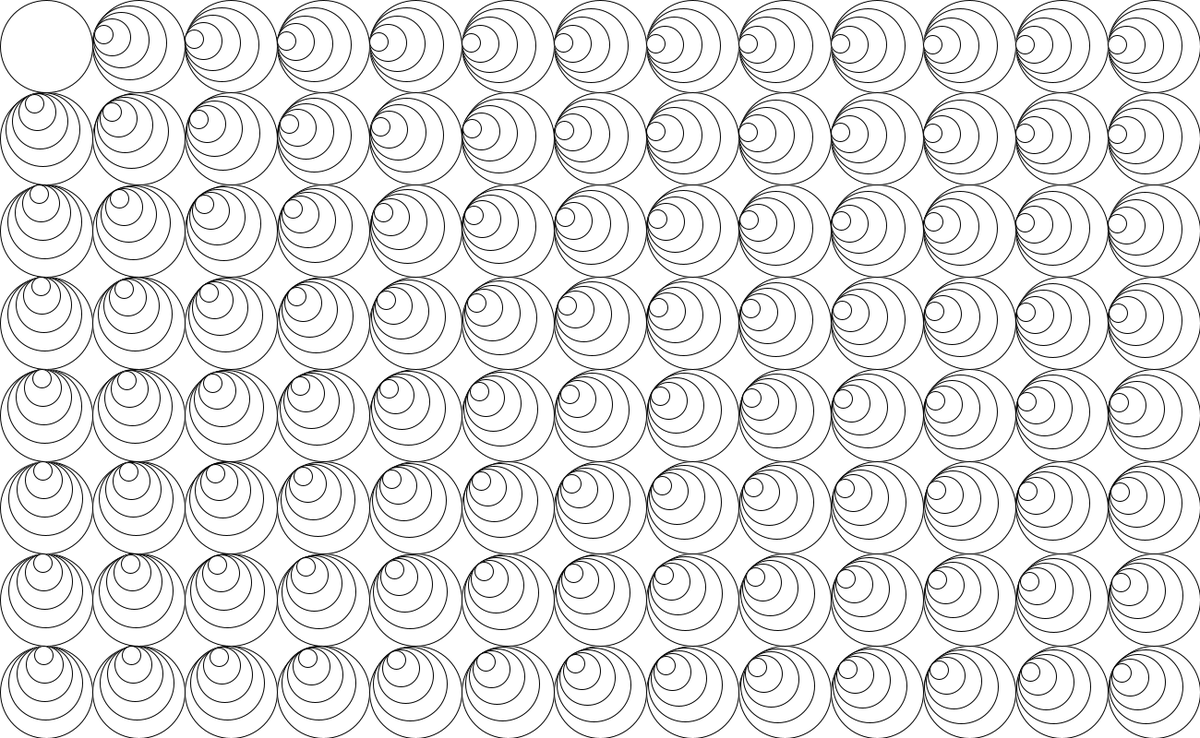
Frame 1 (no input)
Frame 60 (the mouse pressed at the canvas centre just before this capture): identical to frame 1, image omitted
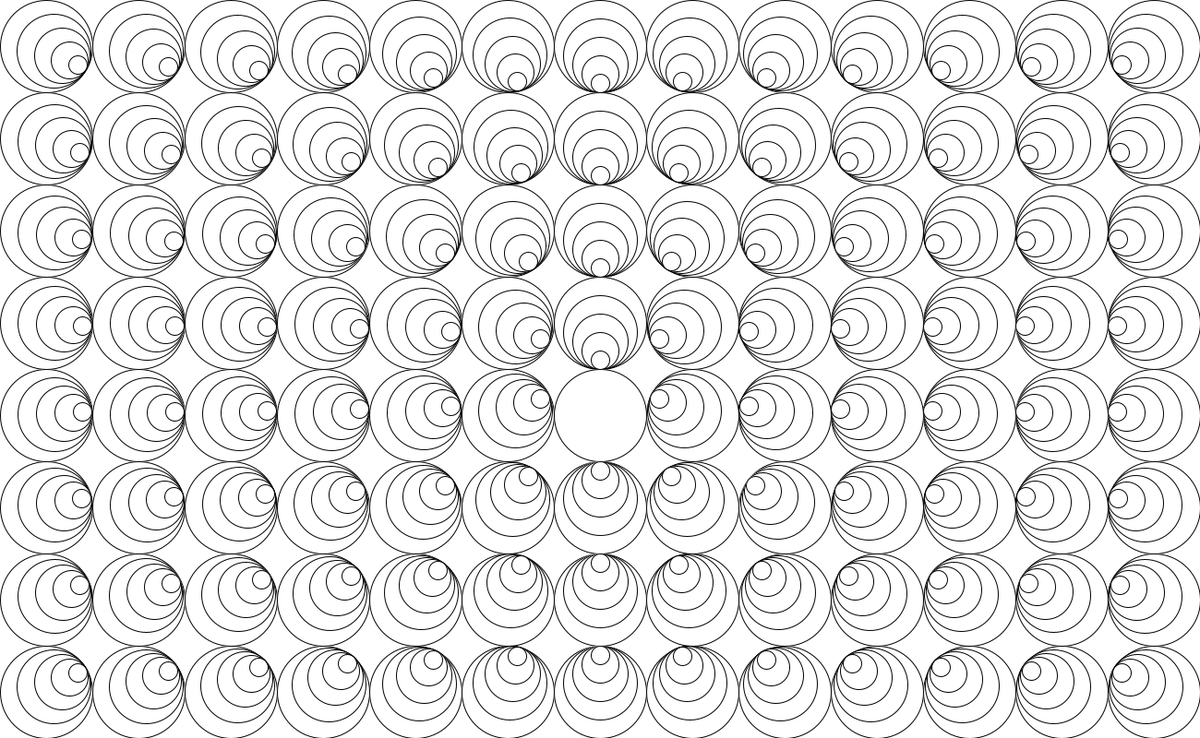
Frame 120 (the mouse held since frame 60 and released just before this capture)

The Processing sketch that drew these frames (run headless with seeded random() and noise(); from frame 60 on, the mouse is pressed at the canvas centre):

// Processing sketch: Circles
// ── Circles.pde
Cell[][] cells = new Cell[13][8];
void setup() {
  size(1300, 800);
  for (int i=0; i<13; i++) {
    for (int j=0; j<8; j++) {
      cells[i][j] = new Cell(i*100+50,j*100+50);
    }
  }
}

void draw() {
  background(255);
  for (int x=0; x<13; x++) {
    for (int y=0; y<8; y++) {
      if((int(mouseX/100) == x)&&(int(mouseY/100) == y)){
        cells[x][y].display(mouseX,mouseY);
      } else {
        cells[x][y].displayWithAngle();
  
      }
    }
  }
}
// ── CellFromCircles.pde
class Cell {
  int x;
  int y;
  Cell(int x, int y) {
    this.x = x;
    this.y = y;
  }
  void dis() {
    ellipse(this.x, this.y, 100, 100);
    ellipse(this.x, this.y, 80, 80);
    ellipse(this.x, this.y, 60, 60);
    ellipse(this.x, this.y, 40, 40);
    ellipse(this.x, this.y, 20, 20);
  }
  void display(float cx, float cy) {
    ellipse(this.x, this.y, 100, 100);
    float dist = dist(cx, cy, this.x, this.y);
    if (dist > 10) {
    } else {
      ellipse(cx, cy, 80, 80);
    }
    if (dist > 20) {
    } else {
      ellipse(cx, cy, 60, 60);
    }
    if (dist > 30) {
    } else {
      ellipse(cx, cy, 30, 30);
    }
  }
  void displayWithAngle() {
    float theta = atan2( mouseY-this.y, mouseX-this.x );
    ellipse(this.x, this.y, 100, 100);
    ellipse(this.x + 10*cos(theta), this.y + 10*sin(theta), 80, 80);
    ellipse(this.x + 20*cos(theta), this.y + 20*sin(theta), 60, 60);
    ellipse(this.x + 30*cos(theta), this.y + 30*sin(theta), 40, 40);
    ellipse(this.x + 40*cos(theta), this.y + 40*sin(theta), 20, 20);
  }
}
